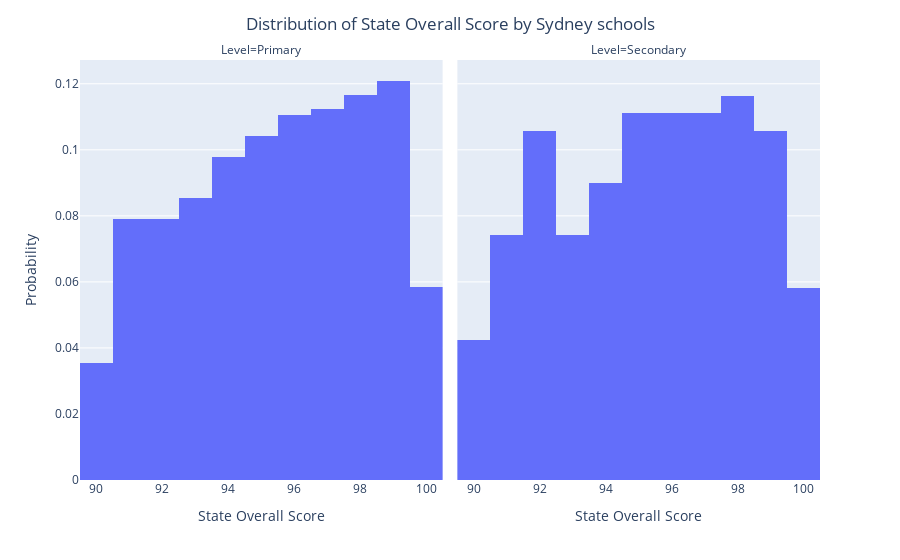

Source (notebook cell):
### Code cell
print('Primary: ',df_prim['State Overall Score'].describe())
print('Secondary:',df_second['State Overall Score'].describe())


fig=px.histogram(df_school, x='State Overall Score',histnorm ='probability',facet_col='Level')

fig.update_layout(title_text='Distribution of State Overall Score by Sydney schools',title_x=0.5,
                  yaxis_title_text='Probability')
fig.show()

### Figure 1 — Plotly figure (JSON) as saved in the notebook; plotly's stock layout.template omitted (floating-point values rounded to 4 significant figures; data arrays with more than 128 entries replaced by an {"elided": "..."} marker saying what was removed)
{"data": [{"alignmentgroup": "True", "bingroup": "x", "histnorm": "probability", "hovertemplate": "Level=Primary<br>State Overall Score=%{x}<br>probability=%{y}<extra></extra>", "legendgroup": "", "marker": {"color": "#636efa", "pattern": {"shape": ""}}, "name": "", "offsetgroup": "", "orientation": "v", "showlegend": false, "type": "histogram", "x": {"elided": "480 int values"}, "xaxis": "x", "yaxis": "y"}, {"alignmentgroup": "True", "bingroup": "x", "histnorm": "probability", "hovertemplate": "Level=Secondary<br>State Overall Score=%{x}<br>probability=%{y}<extra></extra>", "legendgroup": "", "marker": {"color": "#636efa", "pattern": {"shape": ""}}, "name": "", "offsetgroup": "", "orientation": "v", "showlegend": false, "type": "histogram", "x": {"elided": "189 int values"}, "xaxis": "x2", "yaxis": "y2"}], "layout": {"annotations": [{"font": {}, "showarrow": false, "text": "Level=Primary", "x": 0.245, "xanchor": "center", "xref": "paper", "y": 1, "yanchor": "bottom", "yref": "paper"}, {"font": {}, "showarrow": false, "text": "Level=Secondary", "x": 0.755, "xanchor": "center", "xref": "paper", "y": 1, "yanchor": "bottom", "yref": "paper"}], "barmode": "relative", "legend": {"tracegroupgap": 0}, "margin": {"t": 60}, "title": {"text": "Distribution of State Overall Score by Sydney schools", "x": 0.5}, "xaxis": {"anchor": "y", "domain": [0, 0.49], "title": {"text": "State Overall Score"}}, "xaxis2": {"anchor": "y2", "domain": [0.51, 1], "matches": "x", "title": {"text": "State Overall Score"}}, "yaxis": {"anchor": "x", "domain": [0, 1], "title": {"text": "Probability"}}, "yaxis2": {"anchor": "x2", "domain": [0, 1], "matches": "y", "showticklabels": false}}}
